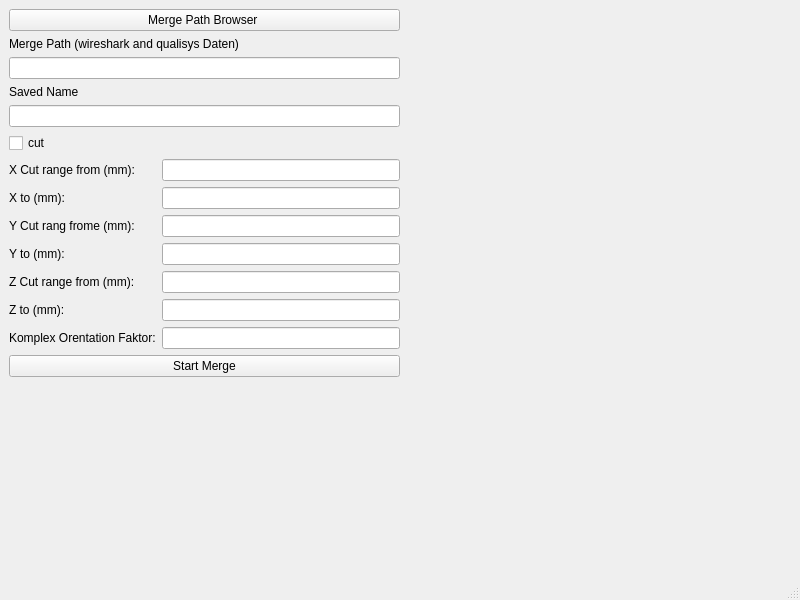
<?xml version="1.0" encoding="UTF-8"?>
<ui version="4.0">
 <class>MainWindow</class>
 <widget class="QMainWindow" name="MainWindow">
  <property name="geometry">
   <rect>
    <x>0</x>
    <y>0</y>
    <width>800</width>
    <height>600</height>
   </rect>
  </property>
  <property name="windowTitle">
   <string>MainWindow</string>
  </property>
  <widget class="QWidget" name="centralwidget">
   <layout class="QGridLayout" name="gridLayout">
    <item row="0" column="0">
     <layout class="QFormLayout" name="formLayout">
      <item row="1" column="0" colspan="2">
       <widget class="QLabel" name="label">
        <property name="text">
         <string>Merge Path (wireshark and qualisys Daten)</string>
        </property>
       </widget>
      </item>
      <item row="2" column="0" colspan="2">
       <widget class="QLineEdit" name="lineEdit_merge_path"/>
      </item>
      <item row="3" column="0">
       <widget class="QLabel" name="label_2">
        <property name="text">
         <string>Saved Name</string>
        </property>
       </widget>
      </item>
      <item row="4" column="0" colspan="2">
       <widget class="QLineEdit" name="lineEdit_saved_name"/>
      </item>
      <item row="6" column="0">
       <widget class="QLabel" name="label_3">
        <property name="text">
         <string>X Cut range from (mm):</string>
        </property>
       </widget>
      </item>
      <item row="6" column="1">
       <widget class="QLineEdit" name="lineEdit_x_cut_from"/>
      </item>
      <item row="7" column="0">
       <widget class="QLabel" name="label_6">
        <property name="text">
         <string>X to (mm):</string>
        </property>
       </widget>
      </item>
      <item row="7" column="1">
       <widget class="QLineEdit" name="lineEdit_x_cut_to"/>
      </item>
      <item row="8" column="0">
       <widget class="QLabel" name="label_4">
        <property name="text">
         <string>Y Cut rang frome (mm):</string>
        </property>
       </widget>
      </item>
      <item row="8" column="1">
       <widget class="QLineEdit" name="lineEdit_y_cut_from"/>
      </item>
      <item row="9" column="0">
       <widget class="QLabel" name="label_7">
        <property name="text">
         <string>Y to (mm):</string>
        </property>
       </widget>
      </item>
      <item row="9" column="1">
       <widget class="QLineEdit" name="lineEdit_y_cut_to"/>
      </item>
      <item row="10" column="0">
       <widget class="QLabel" name="label_5">
        <property name="text">
         <string>Z Cut range from (mm):</string>
        </property>
       </widget>
      </item>
      <item row="10" column="1">
       <widget class="QLineEdit" name="lineEdit_z_cut_from"/>
      </item>
      <item row="11" column="0">
       <widget class="QLabel" name="label_8">
        <property name="text">
         <string>Z to (mm):</string>
        </property>
       </widget>
      </item>
      <item row="11" column="1">
       <widget class="QLineEdit" name="lineEdit_z_cut_to"/>
      </item>
      <item row="12" column="0">
       <widget class="QLabel" name="label_9">
        <property name="text">
         <string>Komplex Orentation Faktor:</string>
        </property>
       </widget>
      </item>
      <item row="12" column="1">
       <widget class="QLineEdit" name="lineEdit_komplex_orentation_faktor"/>
      </item>
      <item row="5" column="0">
       <widget class="QCheckBox" name="checkBox_cut">
        <property name="text">
         <string>cut </string>
        </property>
       </widget>
      </item>
      <item row="0" column="0" colspan="2">
       <widget class="QPushButton" name="pushButton_merge_path_browser">
        <property name="text">
         <string>Merge Path Browser </string>
        </property>
       </widget>
      </item>
      <item row="13" column="0" colspan="2">
       <widget class="QPushButton" name="pushButton_start_merge">
        <property name="text">
         <string>Start Merge</string>
        </property>
       </widget>
      </item>
     </layout>
    </item>
    <item row="0" column="1">
     <spacer name="horizontalSpacer">
      <property name="orientation">
       <enum>Qt::Horizontal</enum>
      </property>
      <property name="sizeHint" stdset="0">
       <size>
        <width>385</width>
        <height>17</height>
       </size>
      </property>
     </spacer>
    </item>
    <item row="1" column="0">
     <spacer name="verticalSpacer">
      <property name="orientation">
       <enum>Qt::Vertical</enum>
      </property>
      <property name="sizeHint" stdset="0">
       <size>
        <width>20</width>
        <height>40</height>
       </size>
      </property>
     </spacer>
    </item>
   </layout>
  </widget>
  <widget class="QMenuBar" name="menubar">
   <property name="geometry">
    <rect>
     <x>0</x>
     <y>0</y>
     <width>800</width>
     <height>21</height>
    </rect>
   </property>
  </widget>
  <widget class="QStatusBar" name="statusbar"/>
 </widget>
 <resources/>
 <connections/>
</ui>
